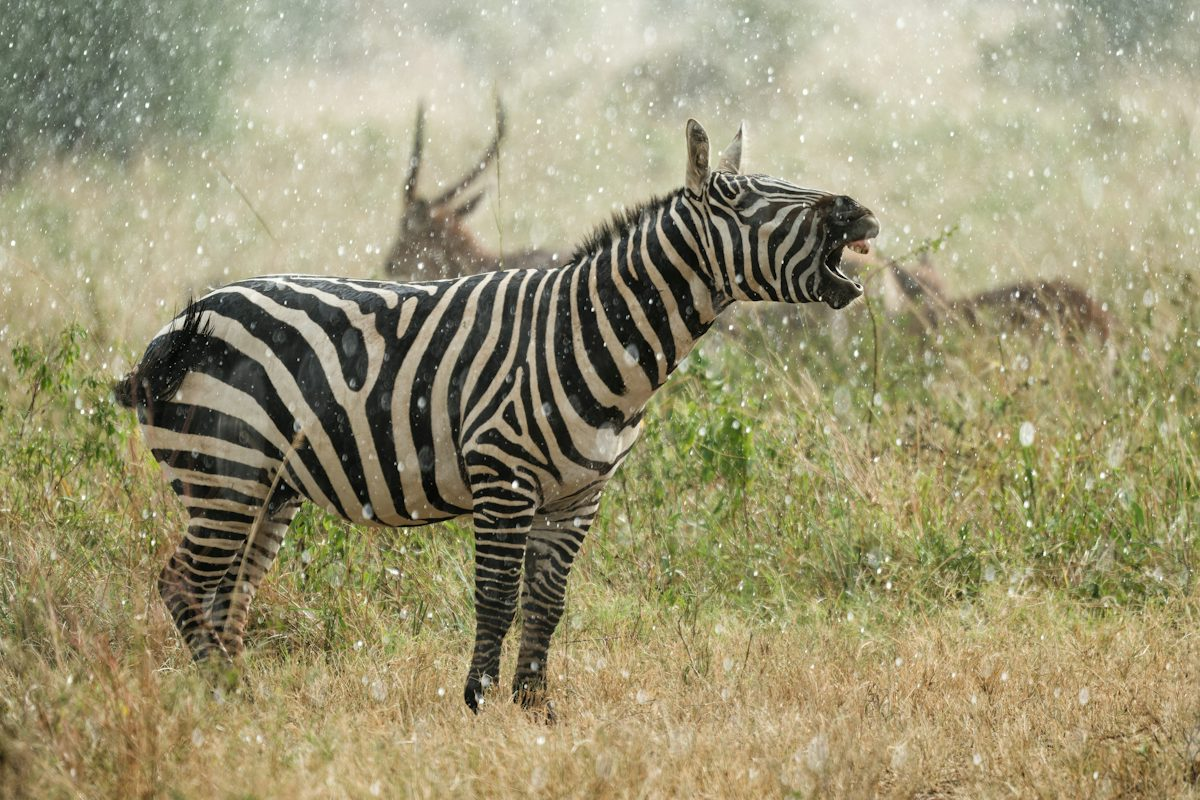
#> input picture Exp1input.jpg, 1200 x 800 px
$ python Exp3.py
#> lines starting #> are read from the running program, lines starting #| are printed output that depends on the picture; after the words box and inside, x2 and y2 are one past the last pixel; in counts of white or black regions, pixels touching at a corner belong together
import cv2
from tkinter import Tk, filedialog

# Hide the Tkinter window
Tk().withdraw()

# Open a file dialog to choose an image
file_path = filedialog.askopenfilename(
    title="Select an Image",
    filetypes=[("Image Files", "*.jpg *.jpeg *.png *.bmp")]
)
#> the answer given: Exp1input.jpg

# Check if a file was selected
if not file_path:
    print("No image selected!")
    exit()

# Read the image
img = cv2.imread(file_path)
#> img is the input picture: shape (800, 1200, 3); mean B, G, R 115.6, 149.6, 155.9

# Check if the image was loaded
if img is None:
    print("Error: Unable to load the image!")
    exit()

# Convert to grayscale
gray = cv2.cvtColor(img, cv2.COLOR_BGR2GRAY)
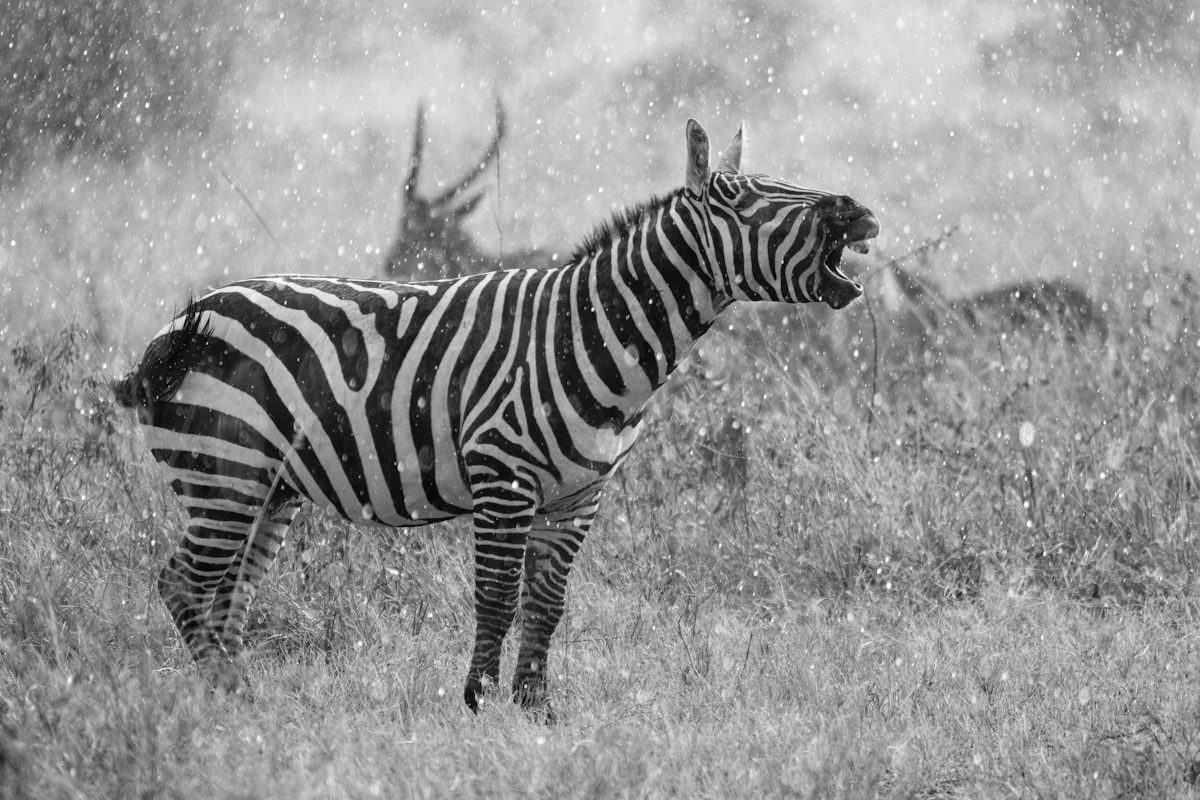
#> gray: shape (800, 1200); min 0, max 255, mean 147.6

# Apply Canny Edge Detection
edges = cv2.Canny(gray, 100, 200)
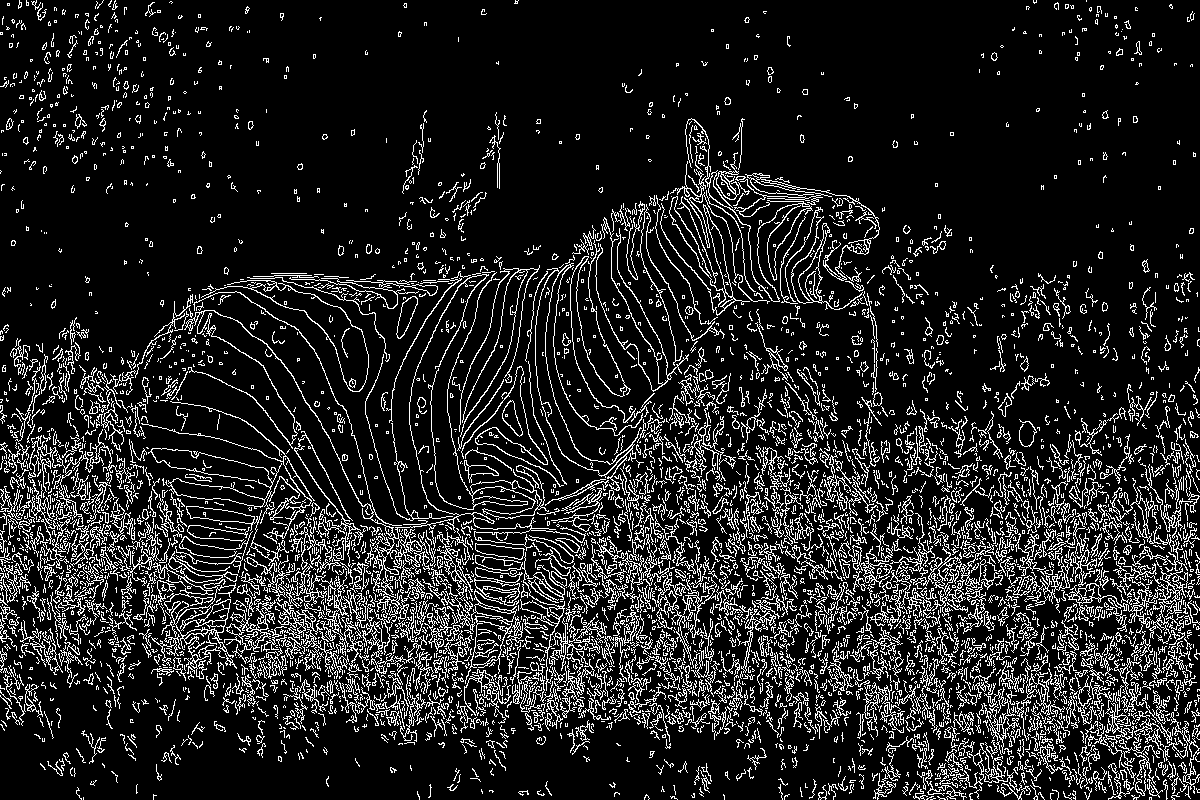
#> edges: shape (800, 1200); 13.3% white in thin lines or dots

# Display images
cv2.imshow("Original Image", img)
cv2.imshow("Canny Edge Detection", edges)

# Wait until a key is pressed
cv2.waitKey(0)

# Close all windows
cv2.destroyAllWindows()

$ run again, on Exp3input.jpg
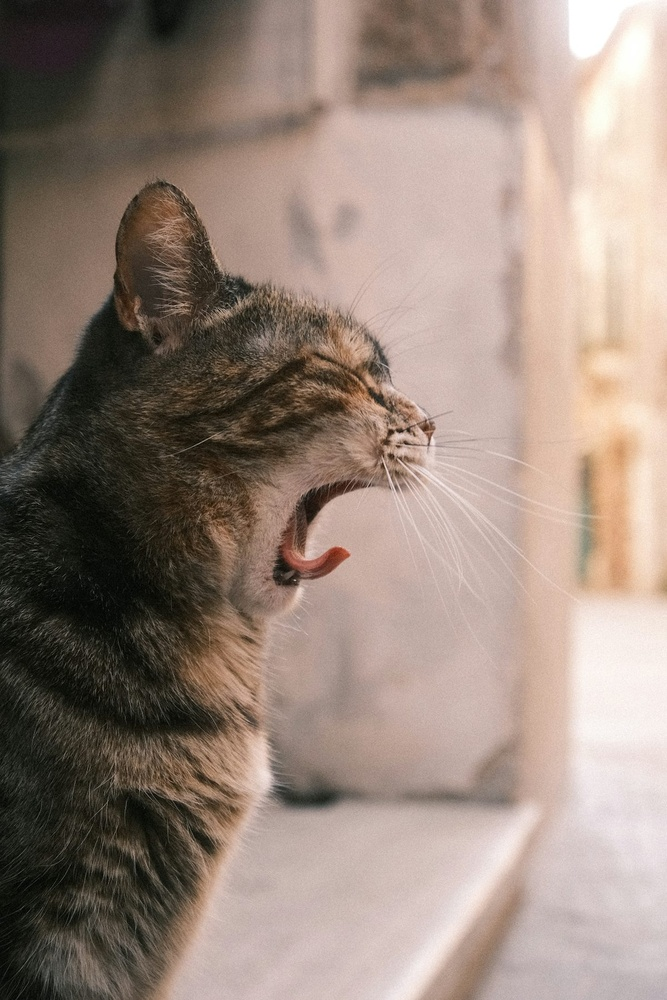
#> input picture Exp3input.jpg, 667 x 1000 px, shrunk from 1200 x 1800 before the run
#> img is the input picture: shape (1000, 667, 3); mean B, G, R 123, 133.8, 151
#> `gray = cv2.cvtColor(img, cv2.COLOR_BGR2GRAY)`:
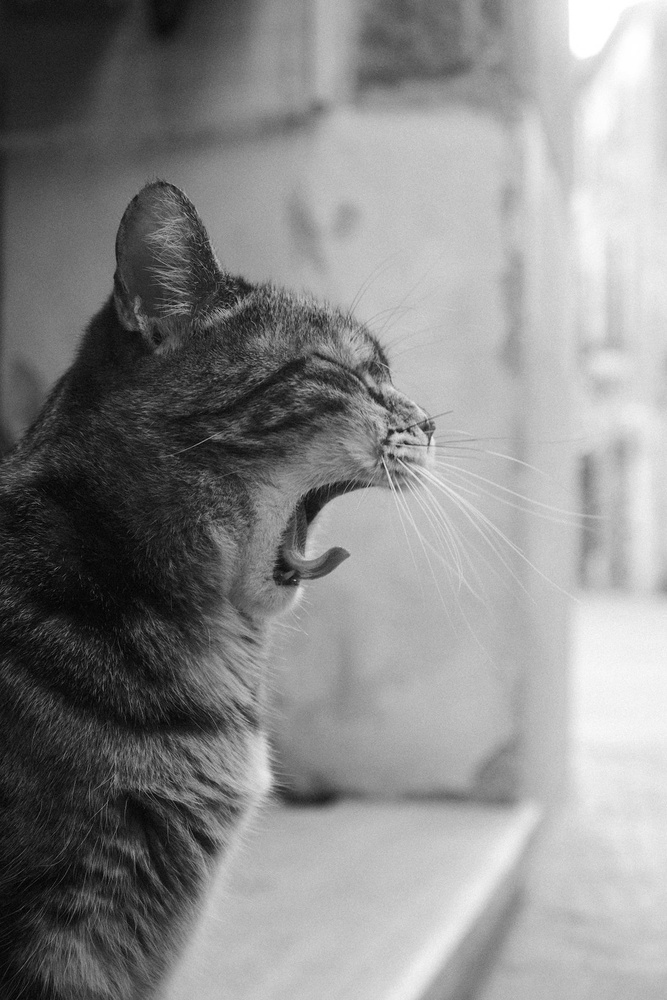
#> gray: shape (1000, 667); min 1, max 255, mean 137.7
#> `edges = cv2.Canny(gray, 100, 200)`:
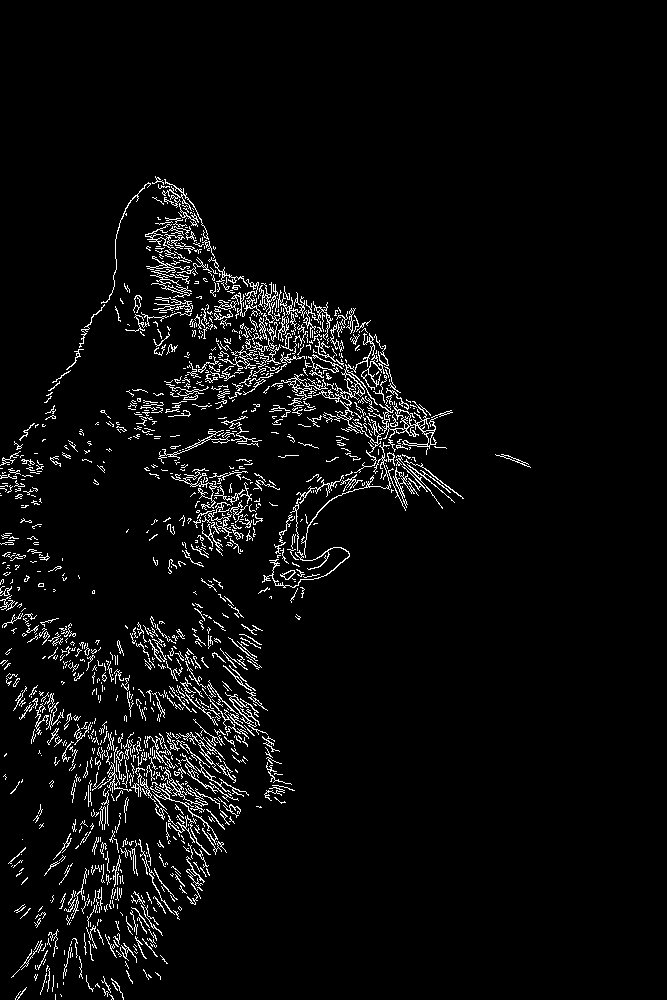
#> edges: shape (1000, 667); 4.3% white in thin lines or dots, all inside (x1, y1, x2, y2) = (0, 176, 531, 1000)

$ run again, on Exp4input.jpg
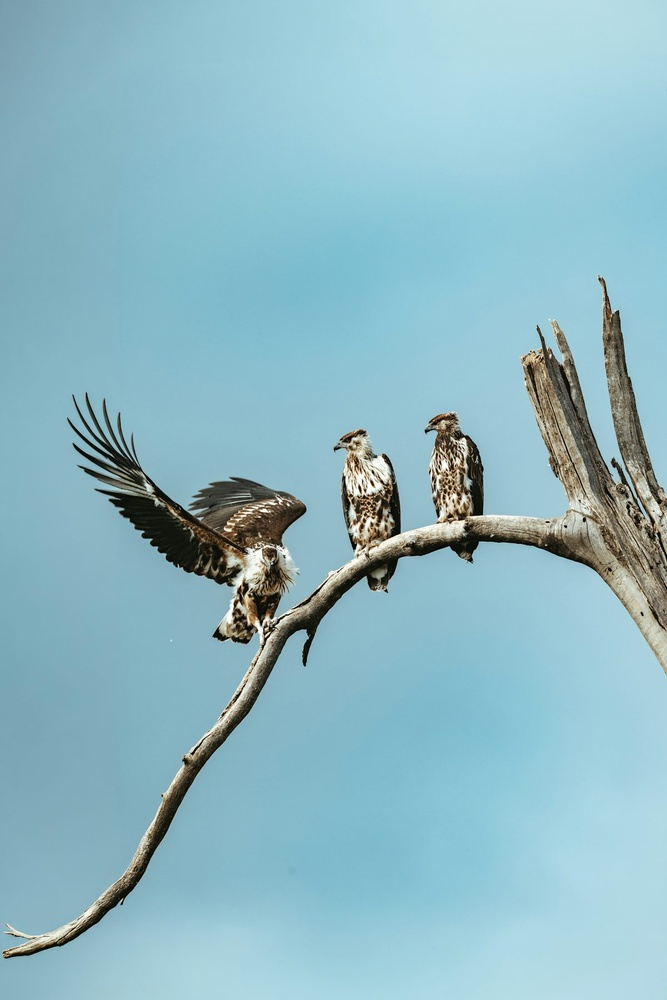
#> input picture Exp4input.jpg, 667 x 1000 px, shrunk from 1200 x 1800 before the run
#> img is the input picture: shape (1000, 667, 3); mean B, G, R 196, 184.6, 141.9
#> `gray = cv2.cvtColor(img, cv2.COLOR_BGR2GRAY)`:
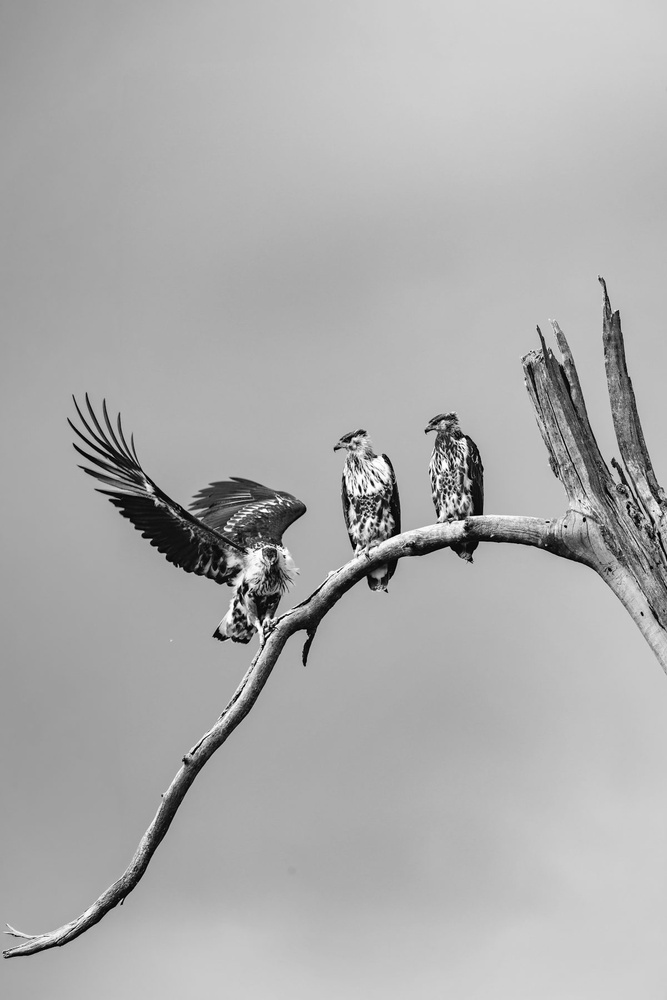
#> gray: shape (1000, 667); min 0, max 255, mean 173.1
#> `edges = cv2.Canny(gray, 100, 200)`:
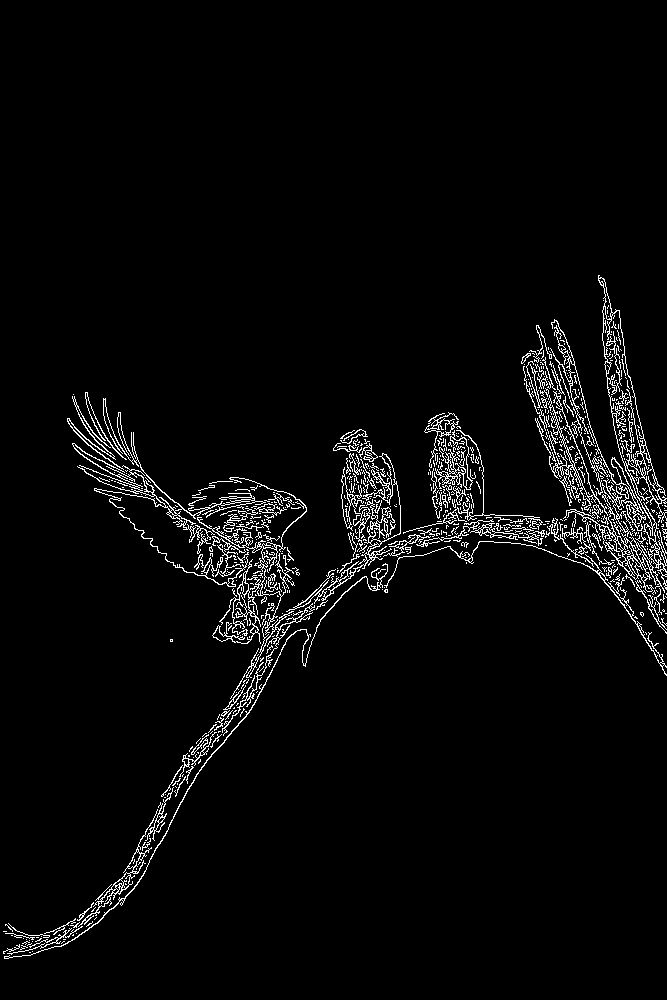
#> edges: shape (1000, 667); 3.5% white in thin lines or dots, all inside (x1, y1, x2, y2) = (3, 275, 667, 959)

$ run again, on Exp5input.jpg
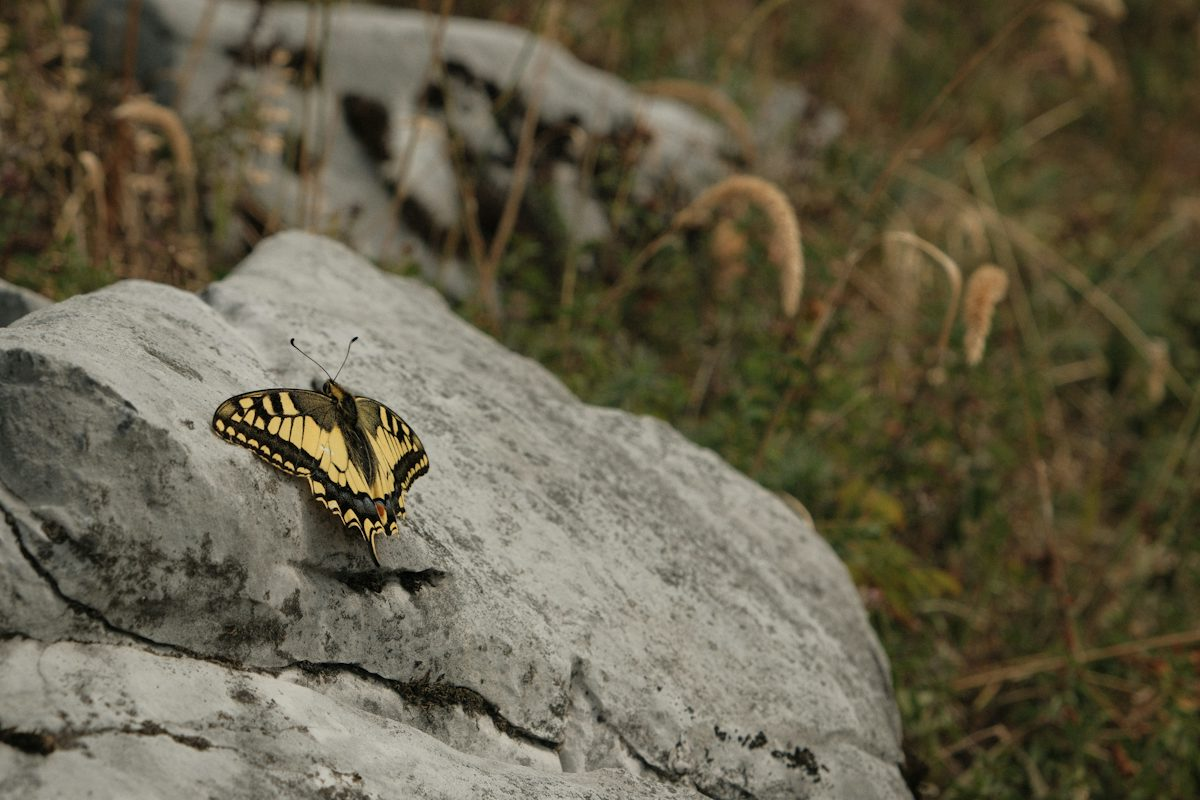
#> input picture Exp5input.jpg, 1200 x 800 px
#> img is the input picture: shape (800, 1200, 3); mean B, G, R 73.4, 94.2, 100.5
#> `gray = cv2.cvtColor(img, cv2.COLOR_BGR2GRAY)`:
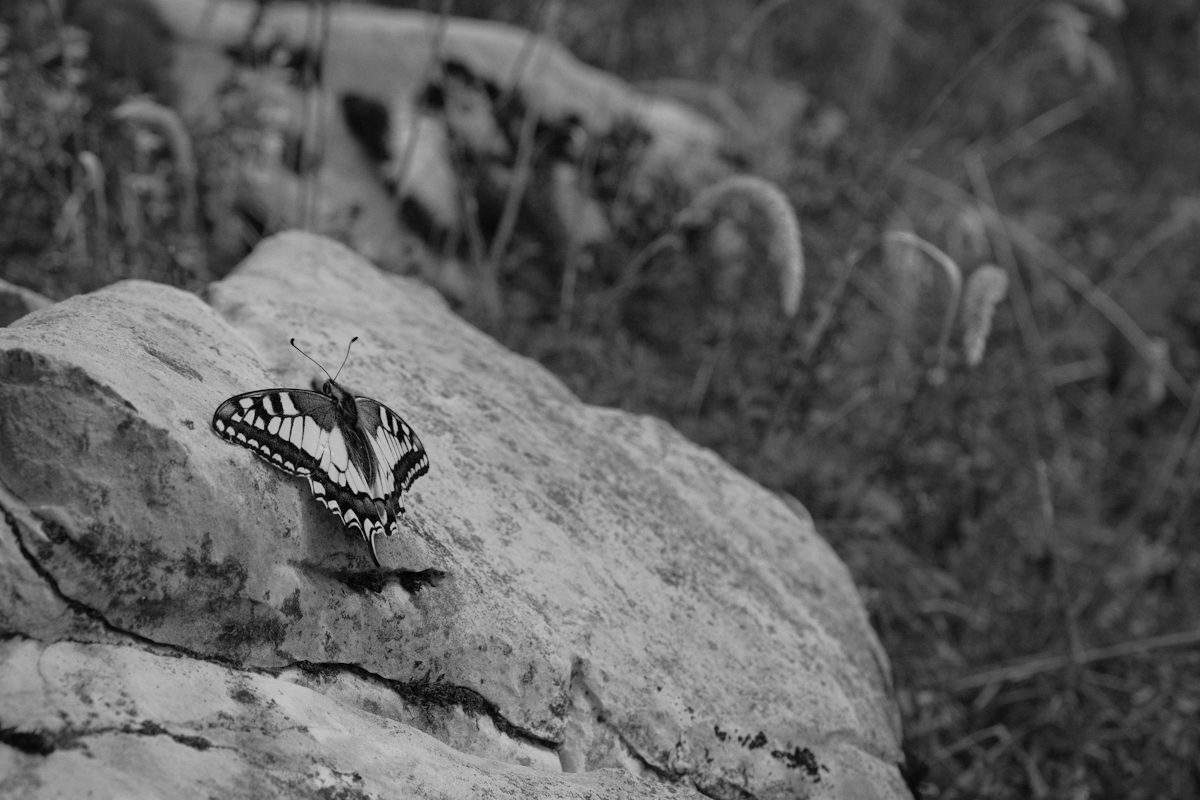
#> gray: shape (800, 1200); min 0, max 213, mean 93.7
#> `edges = cv2.Canny(gray, 100, 200)`:
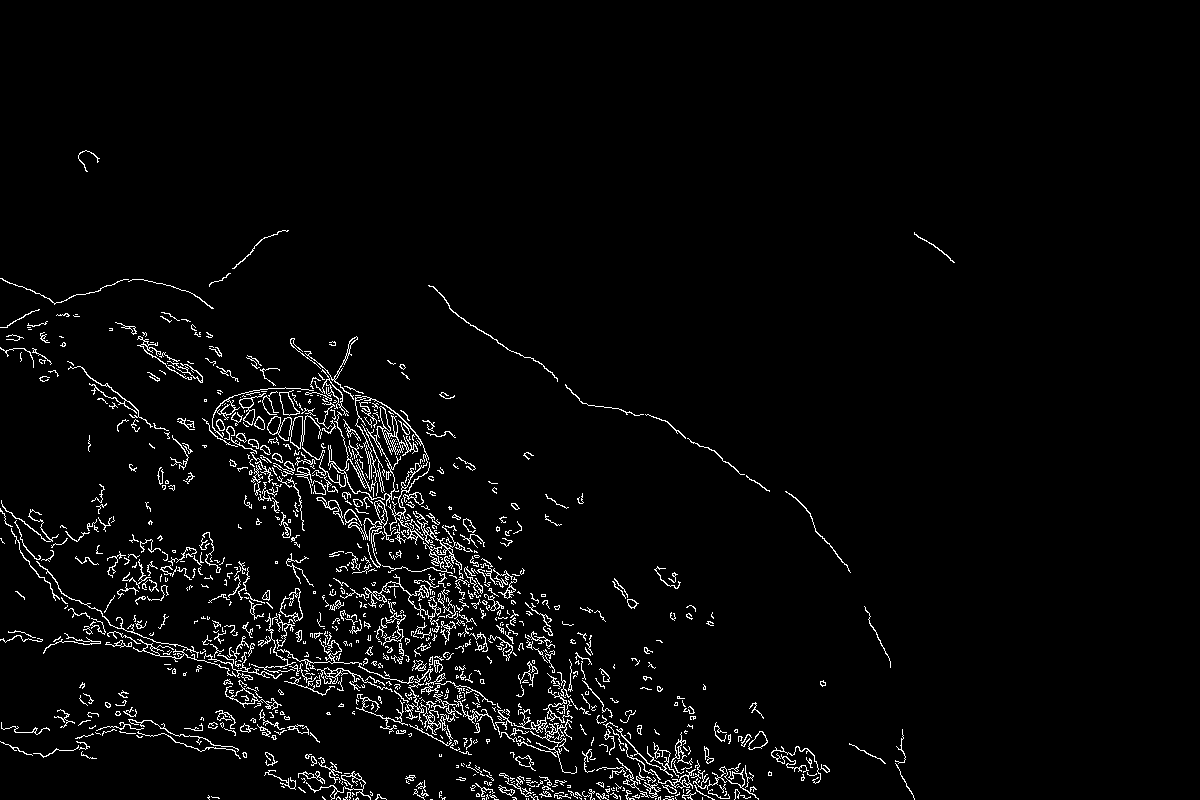
#> edges: shape (800, 1200); 3.3% white in thin lines or dots, all inside (x1, y1, x2, y2) = (0, 150, 955, 800)
